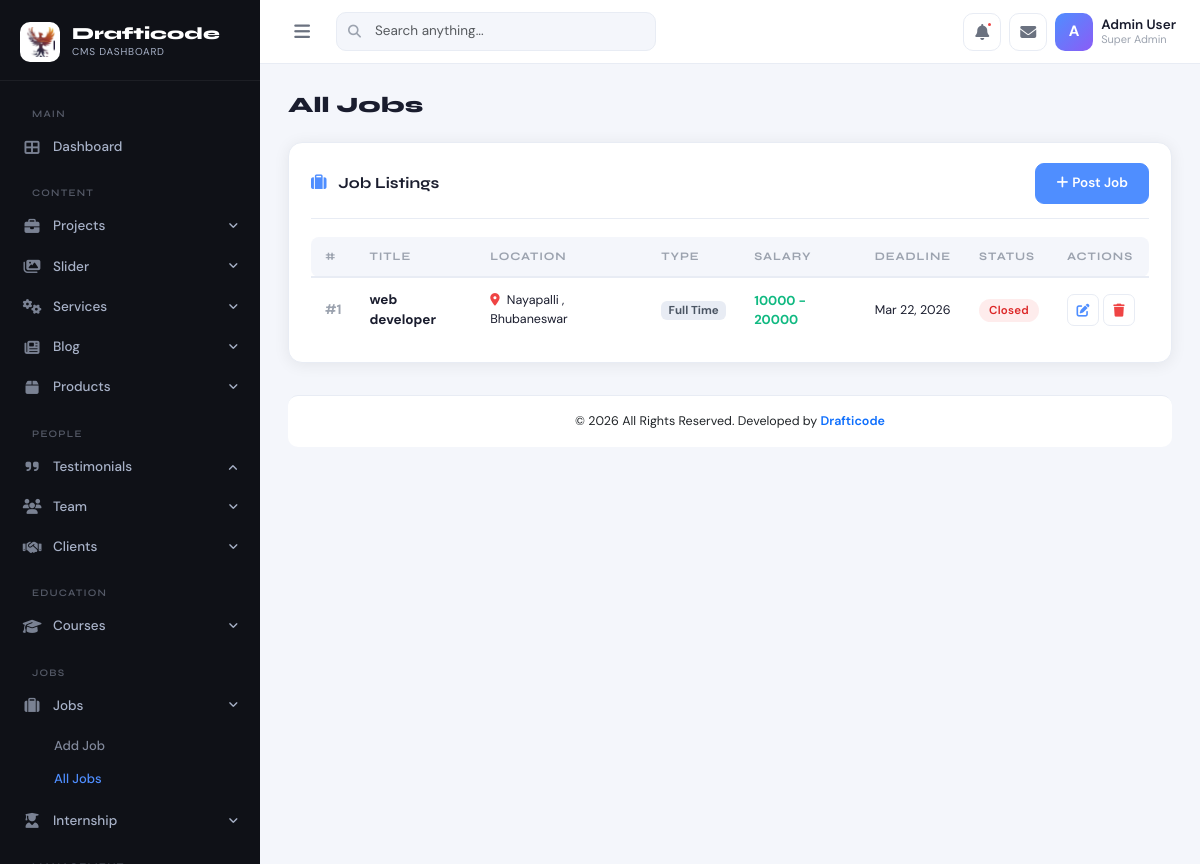
/admin-dashboard/job.php, run on the app's committed database.
### tables this page shows
CREATE TABLE `jobs` (
  `id` int(11) NOT NULL,
  `title` varchar(255) DEFAULT NULL,
  `type` varchar(50) DEFAULT NULL,
  `location` varchar(150) DEFAULT NULL,
  `salary_min` varchar(50) DEFAULT NULL,
  `salary_max` varchar(50) DEFAULT NULL,
  `department` varchar(100) DEFAULT NULL,
  `deadline` date DEFAULT NULL,
  `description` text DEFAULT NULL,
  `requirements` text DEFAULT NULL,
  `image` varchar(255) DEFAULT NULL,
  `status` varchar(20) DEFAULT NULL,
  `created_at` timestamp NOT NULL DEFAULT current_timestamp()
);

### admin-dashboard/job.php (the view, shortened to what this page needs)
<?php
include 'connection/config.php';
$stmt = $pdo->prepare("SELECT * FROM jobs ORDER BY id DESC");
$stmt->execute();
$jobs = $stmt->fetchAll(PDO::FETCH_ASSOC);
?>
<!DOCTYPE html>
<html lang="en">
<head>
  <link rel="stylesheet" href="https://cdnjs.cloudflare.com/ajax/libs/bootstrap/5.3.2/css/bootstrap.min.css">
  <link rel="stylesheet" href="https://cdnjs.cloudflare.com/ajax/libs/font-awesome/6.5.1/css/all.min.css">
  <link rel="stylesheet" href="assets/css/admin.css">
</head>
<body>
  <?php include 'common/sidebar.php' ?>
  <?php include 'common/topbar.php' ?>
  <div id="main-content">
    <div class="page-header">
      <div>
        <h1 class="page-title">All Jobs</h1>
      </div>
    </div>
    <div class="admin-card">
      <div class="section-header">
        <h3 class="section-title">
          <i class="fas fa-suitcase me-2 text-primary-custom"></i>
          Job Listings
        </h3>
        <a href="addjob.php" class="btn btn-primary btn-sm">
          <i class="fas fa-plus me-1"></i>Post Job
        </a>
      </div>
      <div class="table-responsive">
        <table class="admin-table">
          <thead>
            <tr>
              <th>#</th>
              <th>Title</th>
              <th>Location</th>
              <th>Type</th>
              <th>Salary</th>
              <th>Deadline</th>
              <th>Status</th>
              <th>Actions</th>
            </tr>
          </thead>
          <tbody>
            <?php
            $i = 1;
            foreach ($jobs as $job) {
              $statusClass = '';
              if ($job['status'] == 'Active') {
                $statusClass = 'badge-active';
              } elseif ($job['status'] == 'Inactive') {
                $statusClass = 'badge-inactive';
              } else {
                $statusClass = 'badge-inactive';
              }
            ?>
              <tr>
                <td class="table-id">#<?= $i++ ?></td>
                <td class="fw-700">
                  <?= htmlspecialchars($job['title']) ?>
                </td>
                <td style="font-size:12.5px">
                  <i class="fas fa-map-marker-alt me-1" style="color:var(--accent-red)"></i>
                  <?= htmlspecialchars($job['location']) ?>
                </td>
                <td>
                  <span class="badge" style="background:#e8ecf4;color:#4b5563;font-size:11.5px">
                    <?= $job['type'] ?>
                  </span>
                </td>
                <td class="fw-700" style="color:var(--accent-green);font-size:13px">
                  <?= $job['salary_min'] ?> - <?= $job['salary_max'] ?>
                </td>
                <td style="font-size:12.5px">
                  <?= date("M d, Y", strtotime($job['deadline'])) ?>
                </td>
                <td>
                  <span class="badge-status <?= $statusClass ?>">
                    <?= $job['status'] ?>
                  </span>
                </td>
                <td>
                  <div class="d-flex gap-1">
                    <a href="addjob.php?id=<?= $job['id'] ?>" class="btn-icon edit" title="Edit">
                      <i class="fas fa-edit"></i>
                    </a>
                    <a href="function.php?action=delete_job&id=<?= $job['id'] ?>"
                      class="btn-icon delete"
                      onclick="return confirm('Delete job?')">
                      <i class="fas fa-trash"></i>
                    </a>
                  </div>
                </td>
              </tr>
            <?php } ?>
          </tbody>
        </table>
      </div>
    </div>
    <?php include 'common/footer.php' ?>
</body>
</html>

### admin-dashboard/assets/css/admin.css (style rules this page uses)
:root { --sidebar-width: 260px; --sidebar-bg: #0f1117; --sidebar-text: #a8b2c8; --sidebar-active: #ffffff; --sidebar-hover-bg: rgba(255,255,255,0.06); --sidebar-accent: #4f8eff; --topbar-height: 64px; --topbar-bg: #ffffff; --body-bg: #f4f6fb; --card-bg: #ffffff; --card-shadow: 0 2px 16px rgba(0,0,0,0.07); --card-radius: 14px; --text-primary: #1a1d2e; --text-secondary: #6b7280; --text-muted: #9ca3af; --border-color: #e8ecf4; --accent-blue: #4f8eff; --accent-purple: #8b5cf6; --accent-green: #10b981; --accent-orange: #f59e0b; --accent-red: #ef4444; --accent-cyan: #06b6d4; --transition: all 0.22s cubic-bezier(.4,0,.2,1); }
* { box-sizing: border-box; }
body { font-family: 'DM Sans', sans-serif; background: var(--body-bg); color: var(--text-primary); margin: 0; padding: 0; min-height: 100vh; font-size: 14.5px; }
h1,h2,h3,h4,h5,h6 { font-family: 'Syne', sans-serif; font-weight: 700; }
#main-content { margin-left: var(--sidebar-width); margin-top: var(--topbar-height); padding: 28px; min-height: calc(100vh - var(--topbar-height)); transition: var(--transition); }
.page-header { display: flex; align-items: center; justify-content: space-between; margin-bottom: 24px; }
.page-title { font-family: 'Syne', sans-serif; font-size: 22px; font-weight: 800; color: var(--text-primary); margin: 0; }
.admin-card { background: var(--card-bg); border-radius: var(--card-radius); box-shadow: var(--card-shadow); border: 1px solid var(--border-color); padding: 20px 22px; }
.admin-table { width: 100%; border-collapse: collapse; }
.admin-table thead th { background: var(--body-bg); font-family: 'Syne', sans-serif; font-size: 11.5px; font-weight: 700; text-transform: uppercase; letter-spacing: 0.08em; color: var(--text-muted); padding: 11px 14px; border-bottom: 2px solid var(--border-color); white-space: nowrap; }
.admin-table thead th:first-child { border-radius: 8px 0 0 8px; }
.admin-table thead th:last-child { border-radius: 0 8px 8px 0; }
.admin-table tbody td { padding: 12px 14px; border-bottom: 1px solid var(--border-color); font-size: 13.5px; vertical-align: middle; }
.admin-table tbody tr:last-child td { border-bottom: none; }
.table-id { font-weight: 700; color: var(--text-muted); font-size: 12px; }
.badge-status { padding: 4px 10px; border-radius: 20px; font-size: 11.5px; font-weight: 600; letter-spacing: 0.02em; }
.badge-inactive { background: rgba(239,68,68,0.1); color: #dc2626; }
.btn-primary { background: var(--accent-blue); border-color: var(--accent-blue); font-weight: 600; font-size: 13.5px; padding: 9px 20px; border-radius: 9px; transition: var(--transition); }
.btn-icon { width: 32px; height: 32px; border-radius: 7px; border: 1px solid var(--border-color); background: var(--card-bg); display: inline-flex; align-items: center; justify-content: center; font-size: 13px; cursor: pointer; transition: var(--transition); text-decoration: none; }
.btn-icon.edit { color: var(--accent-blue); }
.btn-icon.delete { color: var(--accent-red); }
.section-header { display: flex; align-items: center; justify-content: space-between; margin-bottom: 18px; padding-bottom: 14px; border-bottom: 1px solid var(--border-color); }
.section-title { font-family: 'Syne', sans-serif; font-size: 15.5px; font-weight: 700; color: var(--text-primary); margin: 0; }
.text-primary-custom { color: var(--accent-blue) !important; }
.fw-700 { font-weight: 700; }

### data on the page
jobs: title "web developer", location "Nayapalli , Bhubaneswar", type "Full Time", salary_min "10000", salary_max "20000", deadline "Mar 22, 2026", status "Closed"
